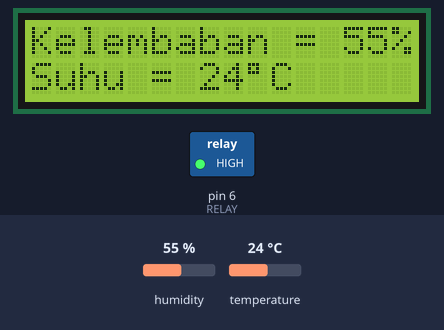
A sketch run on a simulated Arduino Uno, built with avr-gcc and run on an emulated ATmega328P. Parts: 16×2 character LCD, switched loads named in the sketch (green lamp = pin HIGH). The inputs (shaded band) are chosen by the test bench; at power-on: temperature 24 °C, humidity 55 %. What the sketch prints to the serial monitor is not drawn.

Above: at 1.2 s.
1.3 s: temperature set to 28 °C
At 3.2 s:
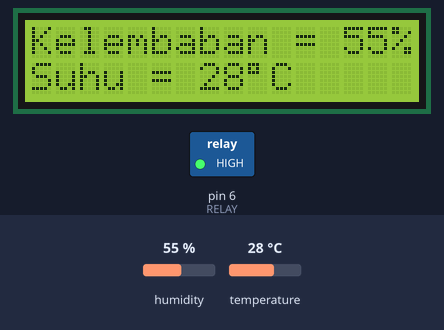
3.7 s: temperature set to 31 °C
At 4.9 s:
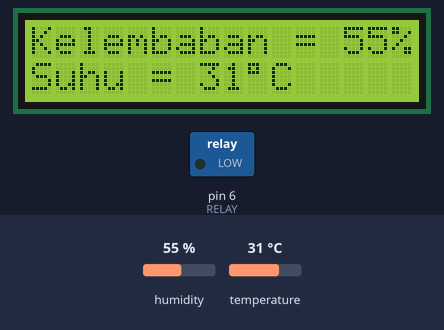
5.8 s: humidity set to 22 %
At 6.8 s:
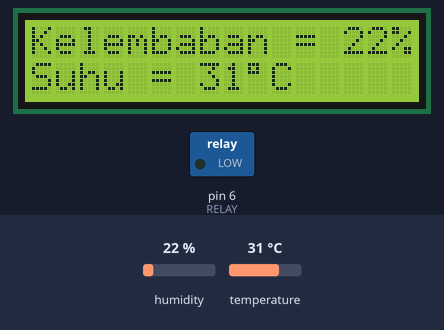
7.9 s: humidity set to 40 %
At 9.8 s:
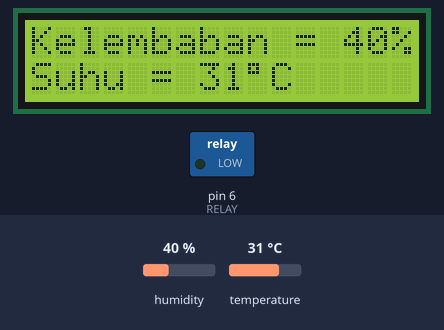
Timing chart, 0 to 11.0 s (numbered marks = the images above; inputs shaded):
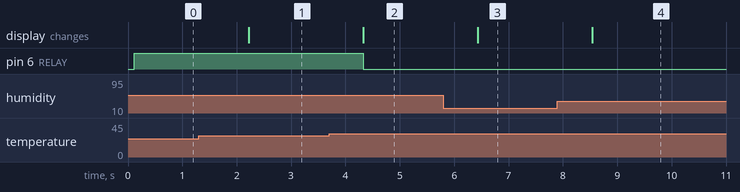

The sketch:

auto-fan.ino
```cpp
#include <Wire.h>
#include <LiquidCrystal_I2C.h>
#include <dht.h>

#define DHTPIN 8
#define DHTTYPE DHT11
#define RELAY 6 // colok digital pin 6 ke relay


dht DHT;
LiquidCrystal_I2C lcd(0x27, 16, 2);

void setup() {
  Serial.begin(9600);
  Serial.println("System start.\n\n");
  pinMode(RELAY, OUTPUT);
  lcd.begin();
  lcd.backlight();
}

void loop() {
  int chk = DHT.read11(DHTPIN), humi = DHT.humidity, tempC = DHT.temperature;

  lcd.clear();
  lcd.setCursor(0, 0); // Set keluaran kelembaban di baris 1 LCD
  lcd.print("Kelembaban = ");
  lcd.print(humi);
  lcd.print("%");

  lcd.setCursor(0, 1); // Set keluaran suhu di baris 2 LCD
  lcd.print("Suhu = ");
  lcd.print(tempC);
  lcd.write(223);
  lcd.print("C");

  if (tempC >= 30.00){
    digitalWrite(RELAY,LOW);  // kipas nyala
   }
  else if(tempC < 30.00){
    digitalWrite(RELAY,HIGH); // kipas mati
   }

  delay(1000);
}
```

Measured:
- the behaviour switches between 29 and 30 °C on temperature (found by bisection; images 1 and 2)
- after the input at 1.3 s, the display: changes after 0.92 s (image 1)
- after the input at 3.7 s, pin 6 (RELAY): HIGH → LOW after 0.63 s; the display: changes after 0.63 s (image 2)
- after the input at 5.8 s, the display: changes after 0.63 s (image 3)
- after the input at 7.9 s, the display: changes after 0.64 s (image 4)
